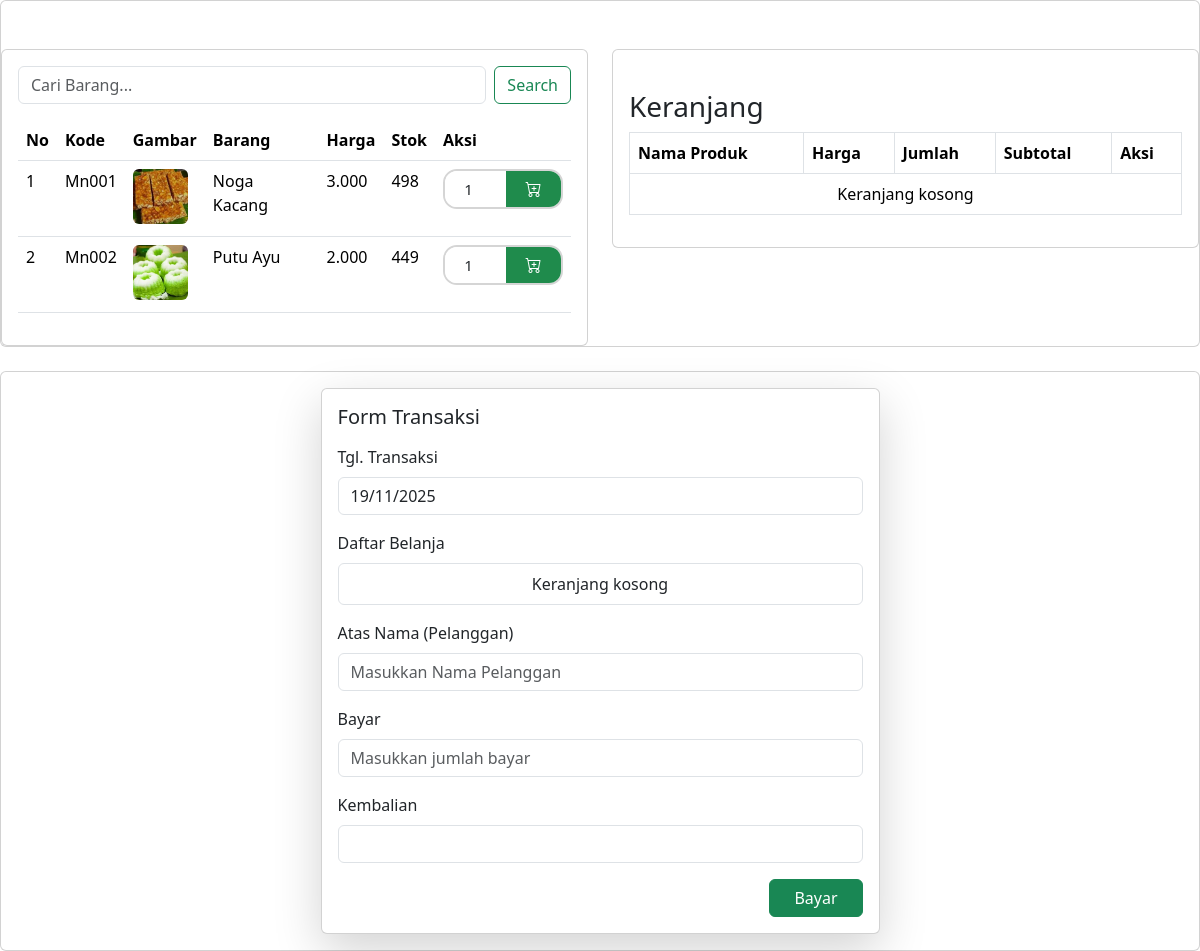
The page /transaksi.php (signed in) on the database its author committed.
### tables this page shows
CREATE TABLE `barang` (
  `id_barang` int NOT NULL,
  `nama_barang` varchar(255) NOT NULL,
  `kode_barang` varchar(255) NOT NULL,
  `harga_barang` decimal(10,0) NOT NULL,
  `file_gambar` varchar(100) NOT NULL,
  `stok` int NOT NULL,
  `is_delete` tinyint(1) NOT NULL
);

### transaksi.php (the view, shortened to what this page needs)
<?php
include 'query/boot.php';
include 'query/koneksi.php';
?>
<div class="card">
  <div class="row">
<div class="container col-6 mt-5">
  <div class="card">
    <div class="card-body" style="max-height:350px; overflow-y:auto;">
      <form class="d-flex" role="search" method="post" action="?page=transaksi">
        <input class="form-control me-2" type="search" placeholder="Cari Barang..." aria-label="Search" name="cari" />
        <button class="btn btn-outline-success" type="submit">Search</button>
      </form>
      <table class="table mt-3">
        <thead style="background-color: #8B4513; color: white;">
          <tr>
            <th>No</th>
            <th>Kode</th>
            <th>Gambar</th>
            <th>Barang</th>
            <th>Harga</th>
            <th>Stok</th>
            <th>Aksi</th>
          </tr>
        </thead>
        <tbody>
          <?php
          $cari = isset($_POST['cari']) ? $_POST['cari'] : '';
          $tampil2 = $konek->query("SELECT * FROM barang
            WHERE is_delete = 0
            AND (nama_barang LIKE '%$cari%'
              OR kode_barang LIKE '%$cari%'
              OR harga_barang LIKE '%$cari%'
              OR stok LIKE '%$cari%')
          ");
          $no = 1;
          if ($tampil2->num_rows > 0) {
            while ($data = $tampil2->fetch_array()) {
          ?>
              <tr>
                <td><?= $no++; ?></td>
                <td><?= $data['kode_barang']; ?></td>
                 <td>
                  <img
                    src="poto/<?= $data['file_gambar']; ?>"
                    alt="<?= $data['nama_barang']; ?>"
                    style="width:55px; height:55px; object-fit:cover; border-radius:6px; margin-bottom:4px;">
                 </td>
                <td><?= $data['nama_barang']; ?></td>
                <td><?= number_format((int)($data['harga_barang'] ?: 0), 0, ',', '.'); ?></td>
                <td><?= $data['stok']; ?></td>
                <td>
                  <?php if ($data['stok'] <= 0): ?>
                    <button type="button" class="btn btn-danger btn-sm" disabled>Stok Habis</button>
                  <?php else: ?>
                    <form method="post" class="d-flex">
                      <div class="input-group aksi-box">
                        <input type="number"
                               name="qty"
                               value="1"
                               min="1"
                               max="<?= $data['stok'] ?>"
                               class="form-control qty-input">
                        <button type="submit" name="add" class="btn btn-success aksi-btn">
                          <i class="bi bi-cart-plus"></i>
                        </button>
                      </div>
                    </form>
                  <?php endif; ?>
                </td>
              </tr>
          <?php
            }
          } else {
            echo '<tr><td colspan="7" class="text-center text-danger">Maaf produk yang dicari tidak ada.</td></tr>';
          }
          ?>
        </tbody>
      </table>
    </div>
  </div>
</div>
    <div class="container col-6 mt-5">
      <div class="card">
        <div class="card-body">
          <h3 class="mt-4">Keranjang</h3>
          <table class="table table-bordered">
            <tr>
              <th>Nama Produk</th>
              <th>Harga</th>
              <th>Jumlah</th>
              <th>Subtotal</th>
              <th>Aksi</th>
            </tr>
            <?php
            $total = 0;
            if (!empty($_SESSION['cart'])) {
              foreach ($_SESSION['cart'] as $id => $item) {
                $subtotal = $item['harga'] * $item['qty'];
                $total += $subtotal;
                echo "
                  <tr>
                    <td>{$item['nama']}</td>
                    <td>Rp " . number_format($item['harga'], 0, ',', '.') . "</td>
                    <td>{$item['qty']}</td>
                    <td>Rp " . number_format($subtotal, 0, ',', '.') . "</td>
                    <td><a href='?page=transaksi&hapus=$id' class='btn btn-danger btn-sm'>Hapus</a></td>
                  </tr>
                ";
              }
              echo "
                <tr>
                  <td colspan='3' align='right'><b>Total</b></td>
                  <td colspan='2'><b>Rp " . number_format($total, 0, ',', '.') . "</b></td>
                </tr>
              ";
            } else {
              echo "<tr><td colspan='5' align='center'>Keranjang kosong</td></tr>";
            }
            ?>
          </table>
        </div>
      </div>
    </div>
  </div>
</div>
<div class="card mt-4">
  <div class="card-body">
    <div class="container col-md-6">
      <div class="card shadow-lg">
        <div class="card-body">
          <h5 class="mb-3">Form Transaksi</h5>
          <form method="post" action="?page=struk" id="formTransaksi">
            <?php $tanggal = date('d/m/Y'); ?>
            <div class="mb-3">
              <label class="form-label">Tgl. Transaksi</label>
              <input type="text" class="form-control" value="<?= $tanggal ?>" readonly>
            </div>
            <div class="mb-3">
              <label class="form-label">Daftar Belanja</label>
              <ul class="list-group">
                <?php
                $total = 0;
                if (!empty($_SESSION['cart'])) {
                  foreach ($_SESSION['cart'] as $id => $item) {
                    $subtotal = $item['harga'] * $item['qty'];
                    $total += $subtotal;
                    echo "
                      <li class='list-group-item d-flex justify-content-between align-items-center'>
                        {$item['nama']} (x{$item['qty']})
                        <span>Rp " . number_format($subtotal, 0, ',', '.') . "</span>
                      </li>
                    ";
                  }
                  echo "
                    <li class='list-group-item d-flex justify-content-between'>
                      <strong>Total</strong>
                      <strong>Rp " . number_format($total, 0, ',', '.') . "</strong>
                    </li>
                  ";
                } else {
                  echo "<li class='list-group-item text-center'>Keranjang kosong</li>";
                }
                ?>
              </ul>
            </div>
            <div class="mb-3">
              <label class="form-label">Atas Nama (Pelanggan)</label>
              <input type="text" name="nama" class="form-control" placeholder="Masukkan Nama Pelanggan" required>
            </div>
            <div class="mb-3">
              <label class="form-label">Bayar</label>
              <input type="number" name="bayar" class="form-control" placeholder="Masukkan jumlah bayar" required>
            </div>
            <div class="mb-3">
              <label class="form-label">Kembalian</label>
              <input type="text" id="kembalian" class="form-control" readonly>
            </div>
            <div class="text-end">
              <button type="submit" class="btn btn-success px-4">Bayar</button>
            </div>
          </form>
        </div>
      </div>
    </div>
  </div>
</div>

### transaksi.php (style rules this page uses)
.aksi-box { display: flex; border: 2px solid #d5d5d5; border-radius: 14px; overflow: hidden; background: white; width: 120px; }
.qty-input { width: 50px; border: none; text-align: center; font-size: 15px; }
.aksi-btn { background: #1f8b4c !important; border: none; width: 55px; border-radius: 0; }

### rows shown on the page
barang: kode_barang "Mn001", file_gambar (picture), nama_barang "Noga Kacang", harga_barang "3.000", stok "498"
barang: kode_barang "Mn002", file_gambar (picture), nama_barang "Putu Ayu", harga_barang "2.000", stok "449"
